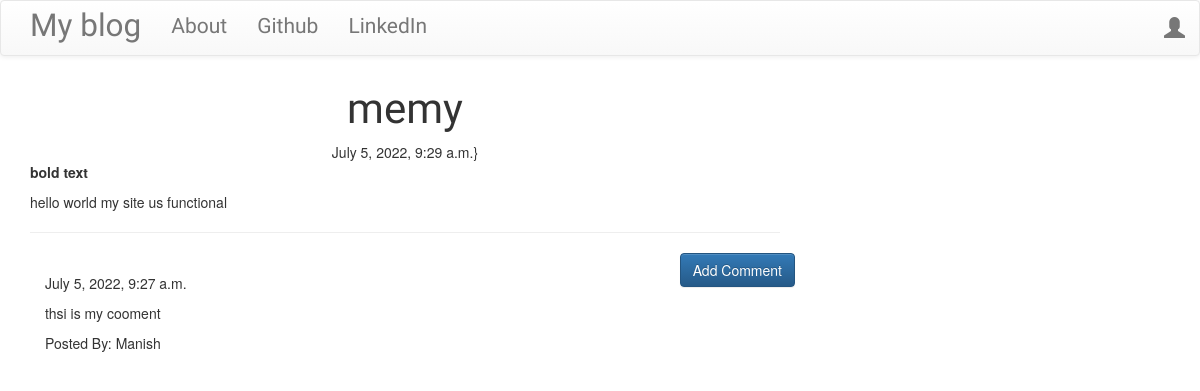
The app's page /post/17 with its own data.
### blog/models.py (models this page shows, shortened)
class Post(models.Model):
    author = models.ForeignKey('auth.User')
    title = models.CharField(max_length=200)
    text = models.TextField()
    created_date = models.DateTimeField(default=timezone.now)
    published_date = models.DateTimeField(blank=True, null=True)

class Comment(models.Model):
    post = models.ForeignKey('blog.Post', related_name='comments')
    author = models.CharField(max_length=200)
    text = models.TextField()
    created_date = models.DateTimeField(default=timezone.now())
    approved_comment = models.BooleanField(default=False)

### blog/views.py (the view)
# urls.py: url(r'^post/(?P<pk>\d+)$',views.PostDetailView.as_view(),name='post_detail'),
class PostDetailView(DetailView):
    model = Post

### blog/templates/blog/post_detail.html (shortened to what this page needs)
{% extends "blog/base.html" %}
{% block content %}
    <h1 class="posttitle loader">{{post.title}}</h1>
    {% if post.published_date %}
        <div class="date postdate">
            {{ post.published_date}}}
        </div>
    {% else %}
        <a class="btn btn-default" href="{% url 'post_publish' pk=post.pk %}">Publish</a>
    {% endif %}
    <b>bold text</b>
    <p class="postcontent">{{ post.text|safe|linebreaksbr}}</p>
    <hr>
    <a class="btn btn-primary btn-comment" href="{% url 'add_comment_to_post' pk=post.pk %}">Add Comment</a>
    <div class="container">
        {% for comment in post.comments.all %}
        <br>
            {% if user.is_authenticated or comment.approved_comment %}
                {{comment.created_date }}
                <p>{{comment.text|safe|linebreaks}}</p>
                <p>Posted By: {{comment.author }}</p>
            {% endif %}
              {% empty %}
              <p>No Comments</p>
        {% endfor %}
    </div>
{% endblock %}

### blog/static/css/blog.css (style rules this page uses)
.postdate { text-align: center; }
.posttitle { font-family: 'Russo One',sans-serif; font-size:3em; text-align: center; }
.postcontent { font-family: 'Nontserrat'; font-size: 1.5em; }
.btn-comment { position: absolute; right: 0px; }
.loader { filter:hue-rotate(0deg); color:linear-gradient(45deg,#0f8,#08f); animation: hue 10000ms infinite linear; }

### records on screen
Post: title "memy", published_date "July 5, 2022, 9:29 a.m.", text "hello world my site us functional"
Comment: created_date "July 5, 2022, 9:27 a.m.", text "thsi is my cooment", author "Manish"
